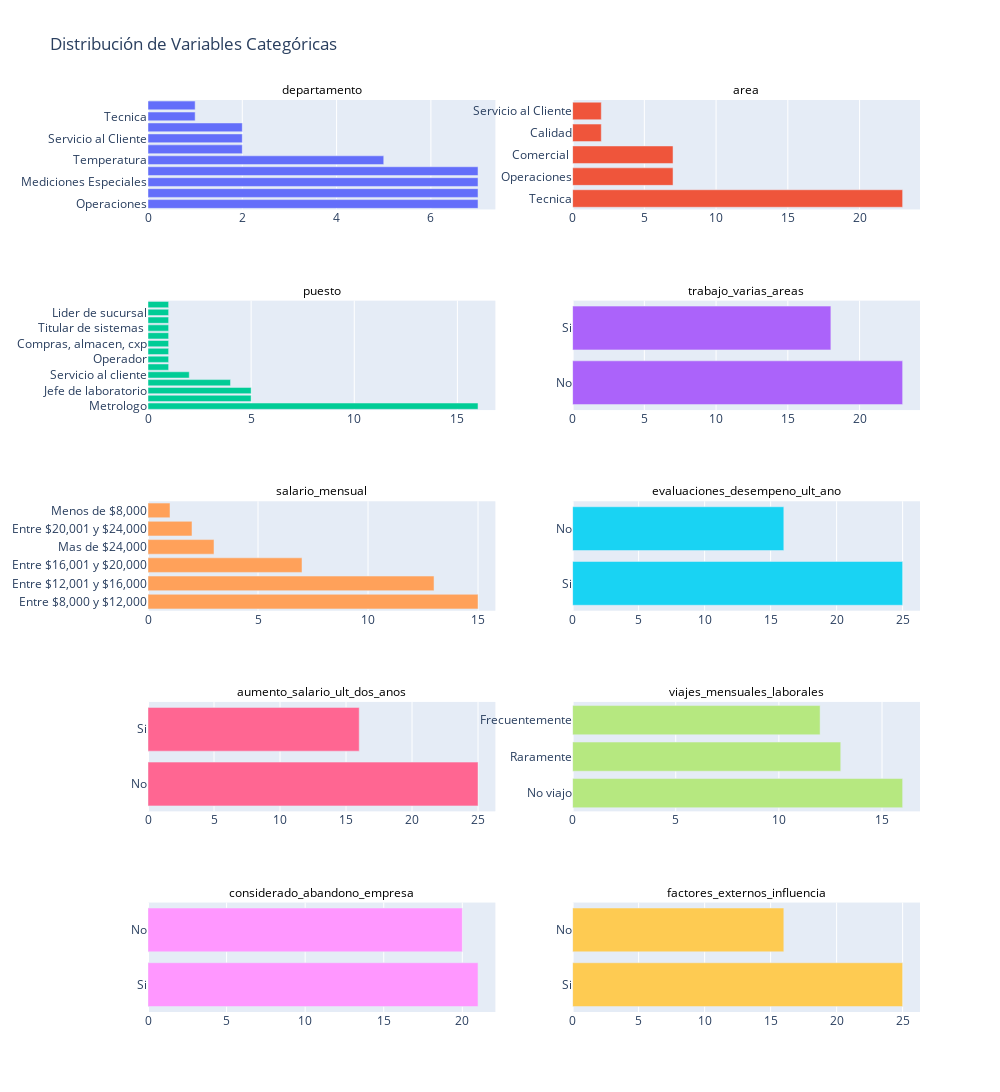

Notebook code cell kept with this figure:
### Code cell
graficos_eda_categoricos(df_cat_trabajo)

### Figure 1 — Plotly figure (JSON) as saved in the notebook; plotly's stock layout.template omitted (floating-point values rounded to 4 significant figures)
{"data": [{"name": "departamento", "orientation": "h", "type": "bar", "x": [7, 7, 7, 7, 5, 2, 2, 2, 1, 1], "xaxis": "x", "y": ["Operaciones", "Masa", "Mediciones Especiales", "Comercial", "Temperatura", "Calidad", "Servicio al Cliente", "Kaye", "Tecnica", "Humedad"], "yaxis": "y"}, {"name": "area", "orientation": "h", "type": "bar", "x": [23, 7, 7, 2, 2], "xaxis": "x2", "y": ["Tecnica", "Operaciones", "Comercial ", "Calidad", "Servicio al Cliente"], "yaxis": "y2"}, {"name": "puesto", "orientation": "h", "type": "bar", "x": [16, 5, 5, 4, 2, 1, 1, 1, 1, 1, 1, 1, 1, 1], "xaxis": "x3", "y": ["Metrologo", "Asesor comercial", "Jefe de laboratorio", "Gerente", "Servicio al cliente", "Contraloria y finanzas", "Operador", "Recepcion de items", "Compras, almacen, cxp", "Facturacion ", "Titular de sistemas ", "Analista de datos", "Lider de sucursal", "Becario"], "yaxis": "y3"}, {"name": "trabajo_varias_areas", "orientation": "h", "type": "bar", "x": [23, 18], "xaxis": "x4", "y": ["No", "Si"], "yaxis": "y4"}, {"name": "salario_mensual", "orientation": "h", "type": "bar", "x": [15, 13, 7, 3, 2, 1], "xaxis": "x5", "y": ["Entre $8,000 y $12,000", "Entre $12,001 y $16,000", "Entre $16,001 y $20,000", "Mas de $24,000", "Entre $20,001 y $24,000", "Menos de $8,000"], "yaxis": "y5"}, {"name": "evaluaciones_desempeno_ult_ano", "orientation": "h", "type": "bar", "x": [25, 16], "xaxis": "x6", "y": ["Si", "No"], "yaxis": "y6"}, {"name": "aumento_salario_ult_dos_anos", "orientation": "h", "type": "bar", "x": [25, 16], "xaxis": "x7", "y": ["No", "Si"], "yaxis": "y7"}, {"name": "viajes_mensuales_laborales", "orientation": "h", "type": "bar", "x": [16, 13, 12], "xaxis": "x8", "y": ["No viajo", "Raramente", "Frecuentemente"], "yaxis": "y8"}, {"name": "considerado_abandono_empresa", "orientation": "h", "type": "bar", "x": [21, 20], "xaxis": "x9", "y": ["Si", "No"], "yaxis": "y9"}, {"name": "factores_externos_influencia", "orientation": "h", "type": "bar", "x": [25, 16], "xaxis": "x10", "y": ["Si", "No"], "yaxis": "y10"}], "layout": {"annotations": [{"font": {"color": "black", "size": 12}, "showarrow": false, "text": "departamento", "x": 0.225, "xanchor": "center", "xref": "paper", "y": 1, "yanchor": "bottom", "yref": "paper"}, {"font": {"color": "black", "size": 12}, "showarrow": false, "text": "area", "x": 0.775, "xanchor": "center", "xref": "paper", "y": 1, "yanchor": "bottom", "yref": "paper"}, {"font": {"color": "black", "size": 12}, "showarrow": false, "text": "puesto", "x": 0.225, "xanchor": "center", "xref": "paper", "y": 0.78, "yanchor": "bottom", "yref": "paper"}, {"font": {"color": "black", "size": 12}, "showarrow": false, "text": "trabajo_varias_areas", "x": 0.775, "xanchor": "center", "xref": "paper", "y": 0.78, "yanchor": "bottom", "yref": "paper"}, {"font": {"color": "black", "size": 12}, "showarrow": false, "text": "salario_mensual", "x": 0.225, "xanchor": "center", "xref": "paper", "y": 0.56, "yanchor": "bottom", "yref": "paper"}, {"font": {"color": "black", "size": 12}, "showarrow": false, "text": "evaluaciones_desempeno_ult_ano", "x": 0.775, "xanchor": "center", "xref": "paper", "y": 0.56, "yanchor": "bottom", "yref": "paper"}, {"font": {"color": "black", "size": 12}, "showarrow": false, "text": "aumento_salario_ult_dos_anos", "x": 0.225, "xanchor": "center", "xref": "paper", "y": 0.34, "yanchor": "bottom", "yref": "paper"}, {"font": {"color": "black", "size": 12}, "showarrow": false, "text": "viajes_mensuales_laborales", "x": 0.775, "xanchor": "center", "xref": "paper", "y": 0.34, "yanchor": "bottom", "yref": "paper"}, {"font": {"color": "black", "size": 12}, "showarrow": false, "text": "considerado_abandono_empresa", "x": 0.225, "xanchor": "center", "xref": "paper", "y": 0.12, "yanchor": "bottom", "yref": "paper"}, {"font": {"color": "black", "size": 12}, "showarrow": false, "text": "factores_externos_influencia", "x": 0.775, "xanchor": "center", "xref": "paper", "y": 0.12, "yanchor": "bottom", "yref": "paper"}], "height": 2000, "showlegend": false, "title": {"text": "Distribución de Variables Categóricas"}, "width": 1000, "xaxis": {"anchor": "y", "domain": [0, 0.45]}, "xaxis10": {"anchor": "y10", "domain": [0.55, 1]}, "xaxis2": {"anchor": "y2", "domain": [0.55, 1]}, "xaxis3": {"anchor": "y3", "domain": [0, 0.45]}, "xaxis4": {"anchor": "y4", "domain": [0.55, 1]}, "xaxis5": {"anchor": "y5", "domain": [0, 0.45]}, "xaxis6": {"anchor": "y6", "domain": [0.55, 1]}, "xaxis7": {"anchor": "y7", "domain": [0, 0.45]}, "xaxis8": {"anchor": "y8", "domain": [0.55, 1]}, "xaxis9": {"anchor": "y9", "domain": [0, 0.45]}, "yaxis": {"anchor": "x", "domain": [0.88, 1]}, "yaxis10": {"anchor": "x10", "domain": [0, 0.12]}, "yaxis2": {"anchor": "x2", "domain": [0.88, 1]}, "yaxis3": {"anchor": "x3", "domain": [0.66, 0.78]}, "yaxis4": {"anchor": "x4", "domain": [0.66, 0.78]}, "yaxis5": {"anchor": "x5", "domain": [0.44, 0.56]}, "yaxis6": {"anchor": "x6", "domain": [0.44, 0.56]}, "yaxis7": {"anchor": "x7", "domain": [0.22, 0.34]}, "yaxis8": {"anchor": "x8", "domain": [0.22, 0.34]}, "yaxis9": {"anchor": "x9", "domain": [0, 0.12]}}}
